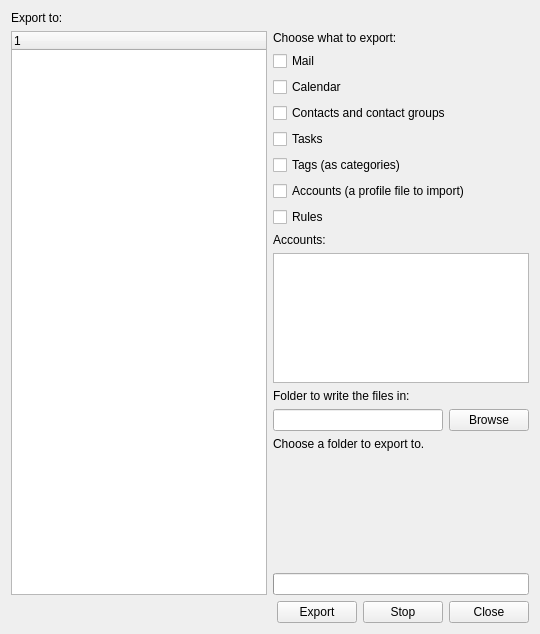
<?xml version="1.0" encoding="UTF-8"?>
<ui version="4.0">
 <class>Export</class>
 <widget class="QWidget" name="Export">
  <property name="windowTitle">
   <string>Export</string>
  </property>
  <layout class="QVBoxLayout" name="layout" stretch="1,0">
   <item>
    <layout class="QHBoxLayout" name="body" stretch="0,1">
     <item>
      <layout class="QVBoxLayout" name="left" stretch="0,1">
       <item>
        <widget class="QLabel" name="exportTo">
         <property name="text">
          <string>Export to:</string>
         </property>
        </widget>
       </item>
       <item>
        <widget class="QTreeWidget" name="programs"/>
       </item>
      </layout>
     </item>
     <item>
      <layout class="QVBoxLayout" name="right" stretch="0,0,0,0,0,0,0,0,0,0,1,0,0,1,0">
       <item>
        <widget class="QLabel" name="title">
         <property name="role" stdset="0">
          <string>heading</string>
         </property>
        </widget>
       </item>
       <item>
        <widget class="QLabel" name="chooseTypes">
         <property name="text">
          <string>Choose what to export:</string>
         </property>
        </widget>
       </item>
       <item>
        <widget class="QCheckBox" name="mail">
         <property name="text">
          <string>Mail</string>
         </property>
        </widget>
       </item>
       <item>
        <widget class="QCheckBox" name="calendar">
         <property name="text">
          <string>Calendar</string>
         </property>
        </widget>
       </item>
       <item>
        <widget class="QCheckBox" name="contacts">
         <property name="text">
          <string>Contacts and contact groups</string>
         </property>
        </widget>
       </item>
       <item>
        <widget class="QCheckBox" name="tasks">
         <property name="text">
          <string>Tasks</string>
         </property>
        </widget>
       </item>
       <item>
        <widget class="QCheckBox" name="tags">
         <property name="text">
          <string>Tags (as categories)</string>
         </property>
        </widget>
       </item>
       <item>
        <widget class="QCheckBox" name="accounts">
         <property name="text">
          <string>Accounts (a profile file to import)</string>
         </property>
        </widget>
       </item>
       <item>
        <widget class="QCheckBox" name="rules">
         <property name="text">
          <string>Rules</string>
         </property>
        </widget>
       </item>
       <item>
        <widget class="QLabel" name="chooseAccounts">
         <property name="text">
          <string>Accounts:</string>
         </property>
        </widget>
       </item>
       <item>
        <widget class="QListWidget" name="accountList"/>
       </item>
       <item>
        <widget class="QLabel" name="folderLabel">
         <property name="text">
          <string>Folder to write the files in:</string>
         </property>
        </widget>
       </item>
       <item>
        <layout class="QHBoxLayout" name="folderRow" stretch="1,0">
         <item>
          <widget class="QLineEdit" name="folder"/>
         </item>
         <item>
          <widget class="QPushButton" name="browseFolder">
           <property name="text">
            <string>Browse</string>
           </property>
          </widget>
         </item>
        </layout>
       </item>
       <item>
        <widget class="QScrollArea" name="summaryArea">
         <property name="widgetResizable">
          <bool>true</bool>
         </property>
         <property name="frameShape">
          <enum>QFrame::NoFrame</enum>
         </property>
         <widget class="QLabel" name="summary">
          <property name="text">
           <string>Choose a folder to export to.</string>
          </property>
          <property name="wordWrap">
           <bool>true</bool>
          </property>
          <property name="alignment">
           <set>Qt::AlignLeft|Qt::AlignTop</set>
          </property>
         </widget>
        </widget>
       </item>
       <item>
        <widget class="QProgressBar" name="progress"/>
       </item>
      </layout>
     </item>
    </layout>
   </item>
   <item>
    <layout class="QHBoxLayout" name="buttons" stretch="1,0,0,0">
     <item>
      <spacer name="buttonsStart">
       <property name="orientation">
        <enum>Qt::Horizontal</enum>
       </property>
       <property name="sizeType">
        <enum>QSizePolicy::Expanding</enum>
       </property>
       <property name="sizeHint" stdset="0">
        <size>
         <width>0</width>
         <height>0</height>
        </size>
       </property>
      </spacer>
     </item>
     <item>
      <widget class="QPushButton" name="export">
       <property name="text">
        <string>Export</string>
       </property>
      </widget>
     </item>
     <item>
      <widget class="QPushButton" name="stop">
       <property name="text">
        <string>Stop</string>
       </property>
      </widget>
     </item>
     <item>
      <widget class="QPushButton" name="close">
       <property name="text">
        <string>Close</string>
       </property>
      </widget>
     </item>
    </layout>
   </item>
  </layout>
 </widget>
 <resources/>
 <connections/>
</ui>
